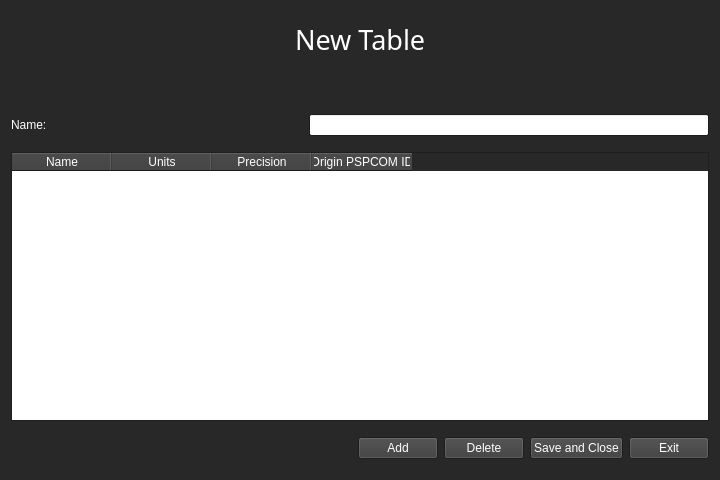
<?xml version="1.0" encoding="UTF-8"?>
<ui version="4.0">
 <class>DataTableConfig</class>
 <widget class="QWidget" name="DataTableConfig">
  <property name="geometry">
   <rect>
    <x>0</x>
    <y>0</y>
    <width>720</width>
    <height>480</height>
   </rect>
  </property>
  <property name="palette">
   <palette>
    <active>
     <colorrole role="WindowText">
      <brush brushstyle="SolidPattern">
       <color alpha="255">
        <red>255</red>
        <green>255</green>
        <blue>255</blue>
       </color>
      </brush>
     </colorrole>
     <colorrole role="Button">
      <brush brushstyle="SolidPattern">
       <color alpha="255">
        <red>60</red>
        <green>60</green>
        <blue>60</blue>
       </color>
      </brush>
     </colorrole>
     <colorrole role="Text">
      <brush brushstyle="SolidPattern">
       <color alpha="255">
        <red>255</red>
        <green>255</green>
        <blue>255</blue>
       </color>
      </brush>
     </colorrole>
     <colorrole role="ButtonText">
      <brush brushstyle="SolidPattern">
       <color alpha="255">
        <red>255</red>
        <green>255</green>
        <blue>255</blue>
       </color>
      </brush>
     </colorrole>
     <colorrole role="Window">
      <brush brushstyle="SolidPattern">
       <color alpha="255">
        <red>40</red>
        <green>40</green>
        <blue>40</blue>
       </color>
      </brush>
     </colorrole>
    </active>
    <inactive>
     <colorrole role="WindowText">
      <brush brushstyle="SolidPattern">
       <color alpha="255">
        <red>255</red>
        <green>255</green>
        <blue>255</blue>
       </color>
      </brush>
     </colorrole>
     <colorrole role="Button">
      <brush brushstyle="SolidPattern">
       <color alpha="255">
        <red>60</red>
        <green>60</green>
        <blue>60</blue>
       </color>
      </brush>
     </colorrole>
     <colorrole role="Text">
      <brush brushstyle="SolidPattern">
       <color alpha="255">
        <red>255</red>
        <green>255</green>
        <blue>255</blue>
       </color>
      </brush>
     </colorrole>
     <colorrole role="ButtonText">
      <brush brushstyle="SolidPattern">
       <color alpha="255">
        <red>255</red>
        <green>255</green>
        <blue>255</blue>
       </color>
      </brush>
     </colorrole>
     <colorrole role="Window">
      <brush brushstyle="SolidPattern">
       <color alpha="255">
        <red>40</red>
        <green>40</green>
        <blue>40</blue>
       </color>
      </brush>
     </colorrole>
    </inactive>
    <disabled>
     <colorrole role="Button">
      <brush brushstyle="SolidPattern">
       <color alpha="255">
        <red>60</red>
        <green>60</green>
        <blue>60</blue>
       </color>
      </brush>
     </colorrole>
     <colorrole role="Base">
      <brush brushstyle="SolidPattern">
       <color alpha="255">
        <red>40</red>
        <green>40</green>
        <blue>40</blue>
       </color>
      </brush>
     </colorrole>
     <colorrole role="Window">
      <brush brushstyle="SolidPattern">
       <color alpha="255">
        <red>40</red>
        <green>40</green>
        <blue>40</blue>
       </color>
      </brush>
     </colorrole>
    </disabled>
   </palette>
  </property>
  <property name="windowTitle">
   <string>Form</string>
  </property>
  <layout class="QVBoxLayout" name="verticalLayout_2">
   <item>
    <spacer name="verticalSpacer">
     <property name="orientation">
      <enum>Qt::Vertical</enum>
     </property>
     <property name="sizeType">
      <enum>QSizePolicy::Fixed</enum>
     </property>
     <property name="sizeHint" stdset="0">
      <size>
       <width>20</width>
       <height>10</height>
      </size>
     </property>
    </spacer>
   </item>
   <item>
    <layout class="QHBoxLayout" name="horizontalLayout">
     <item>
      <spacer name="horizontalSpacer">
       <property name="orientation">
        <enum>Qt::Horizontal</enum>
       </property>
       <property name="sizeHint" stdset="0">
        <size>
         <width>40</width>
         <height>20</height>
        </size>
       </property>
      </spacer>
     </item>
     <item>
      <widget class="QLabel" name="title">
       <property name="font">
        <font>
         <family>Franklin Gothic Medium</family>
         <pointsize>20</pointsize>
        </font>
       </property>
       <property name="text">
        <string>New Table</string>
       </property>
      </widget>
     </item>
     <item>
      <spacer name="horizontalSpacer_2">
       <property name="orientation">
        <enum>Qt::Horizontal</enum>
       </property>
       <property name="sizeHint" stdset="0">
        <size>
         <width>40</width>
         <height>20</height>
        </size>
       </property>
      </spacer>
     </item>
    </layout>
   </item>
   <item>
    <spacer name="verticalSpacer_3">
     <property name="orientation">
      <enum>Qt::Vertical</enum>
     </property>
     <property name="sizeType">
      <enum>QSizePolicy::Fixed</enum>
     </property>
     <property name="sizeHint" stdset="0">
      <size>
       <width>20</width>
       <height>40</height>
      </size>
     </property>
    </spacer>
   </item>
   <item>
    <layout class="QHBoxLayout" name="horizontalLayout_2">
     <property name="topMargin">
      <number>10</number>
     </property>
     <property name="bottomMargin">
      <number>10</number>
     </property>
     <item>
      <widget class="QLabel" name="label_2">
       <property name="text">
        <string>Name:</string>
       </property>
      </widget>
     </item>
     <item>
      <spacer name="horizontalSpacer_3">
       <property name="orientation">
        <enum>Qt::Horizontal</enum>
       </property>
       <property name="sizeHint" stdset="0">
        <size>
         <width>40</width>
         <height>20</height>
        </size>
       </property>
      </spacer>
     </item>
     <item>
      <widget class="QLineEdit" name="name">
       <property name="minimumSize">
        <size>
         <width>400</width>
         <height>0</height>
        </size>
       </property>
       <property name="maximumSize">
        <size>
         <width>400</width>
         <height>16777215</height>
        </size>
       </property>
      </widget>
     </item>
    </layout>
   </item>
   <item>
    <widget class="QTableWidget" name="config_table">
     <column>
      <property name="text">
       <string>Name</string>
      </property>
     </column>
     <column>
      <property name="text">
       <string>Units</string>
      </property>
     </column>
     <column>
      <property name="text">
       <string>Precision</string>
      </property>
     </column>
     <column>
      <property name="text">
       <string>Origin PSPCOM ID</string>
      </property>
     </column>
    </widget>
   </item>
   <item>
    <layout class="QHBoxLayout" name="horizontalLayout_3">
     <property name="topMargin">
      <number>10</number>
     </property>
     <property name="bottomMargin">
      <number>10</number>
     </property>
     <item>
      <spacer name="horizontalSpacer_4">
       <property name="orientation">
        <enum>Qt::Horizontal</enum>
       </property>
       <property name="sizeHint" stdset="0">
        <size>
         <width>40</width>
         <height>20</height>
        </size>
       </property>
      </spacer>
     </item>
     <item>
      <widget class="QPushButton" name="add">
       <property name="text">
        <string>Add</string>
       </property>
      </widget>
     </item>
     <item>
      <widget class="QPushButton" name="delete_but">
       <property name="text">
        <string>Delete</string>
       </property>
      </widget>
     </item>
     <item>
      <widget class="QPushButton" name="save_and_close">
       <property name="text">
        <string>Save and Close</string>
       </property>
      </widget>
     </item>
     <item>
      <widget class="QPushButton" name="exit">
       <property name="text">
        <string>Exit</string>
       </property>
      </widget>
     </item>
    </layout>
   </item>
  </layout>
 </widget>
 <resources/>
 <connections/>
</ui>
